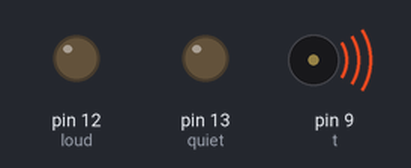
The sketch below on a simulated Arduino Uno, built with avr-gcc and run on an emulated ATmega328P. Parts: output pins drawn as LEDs (lit = HIGH), buzzer (waves = sounding).

Above: at 0.5 s.
At 3.02 s:
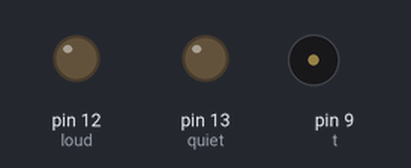
Timing chart, 0 to 3.3 s (numbered marks = the images above):
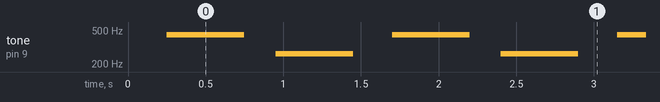

Measured:
- by itself, tone on pin 9 (t): repeats every 1.5 s: silent 0.20 s, 263 Hz 0.50 s, silent 0.25 s, 440 Hz 0.50 s

The sketch:

song.ino
```cpp
//#include "pitches.h"  //do i need this?
const int t=9;  //t for tone, or the buzzer
const int loud=12;  // more volume
const int quiet= 13;  // less volume
void setup(){
  pinMode(t, OUTPUT);
}

void loop(){
  song();
}

void song(){
   int c1=263;
   int d=294;
   int e=330;
   int f=349;
   int g=392;
   int a=440;
   int h=494;
   int c=523;


   pinMode(loud,INPUT);
   pinMode(quiet,OUTPUT);
   digitalWrite(quiet, LOW);
   //char note[]={'c' , 'd' , 'e' , 'f' ,'g' , 'a' , 'b' , 'c'  };
   //int freq[]={262,294,330,349,392,440,494,523};

  /* tone(t,f,250);
    x();
   tone(t,e,250);
   x();
   tone(t,e,250);
   x();
   tone(t,d,250);  */
   noTone(t);    // debugg the top part clicks but produces no "tone" frequency.
   delay(250);
   tone(t, 440);
   delay(500);
   noTone(t);
   delay(200);

   pinMode(loud, OUTPUT);
   digitalWrite(loud, LOW);
   pinMode(quiet, INPUT);
   tone(t, 263);
   delay(500);
   noTone(t);

   // f e e d / c ff ee d/ d gg ee aa ff  ff ee aa ff  ee d
    }
    void x(){
    noTone(t);
    }

     /*note  frequency
   c     262 Hz
   d     294 Hz
   e     330 Hz
   f     349 Hz
   g     392 Hz
   a     440 Hz
   h     494 Hz
   C     523 Hz*/
```
